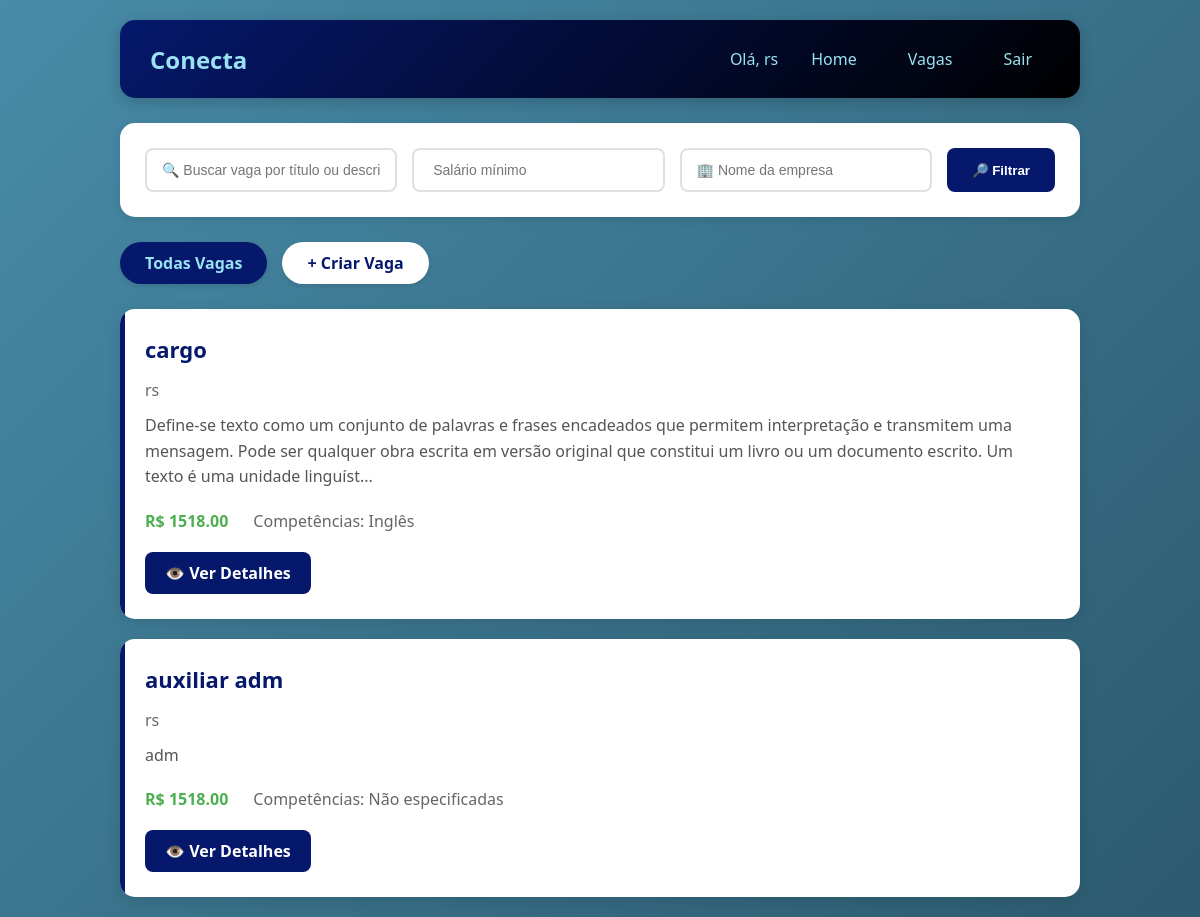
The app's page /vagas (signed in) with its own data.
### tables this page shows
CREATE TABLE vagas (
        id_vaga INTEGER PRIMARY KEY AUTOINCREMENT,
        titulo TEXT,
        descricao TEXT,
        salario REAL,
        cidade TEXT,
        regime TEXT,
        status TEXT DEFAULT 'ativa',
        data_publicacao TIMESTAMP DEFAULT CURRENT_TIMESTAMP,
        id_empresa INTEGER,
        FOREIGN KEY (id_empresa) REFERENCES empresas (id_empresa)
    );

### routes/vagas.py (the view)
@bp_vagas.route('/vagas')
def listar_vagas():
    if 'usuario_id' not in session :
        return redirect('/')
    busca = request.args.get('busca', '')
    salario_min = request.args.get('salario_min', '')
    empresa = request.args.get('empresa', '')
    salario_min_float = float(salario_min) if salario_min else None
    vagas = Vaga.listar_todas(
        busca=busca if busca else None,
        salario_min=salario_min_float,
        empresa=empresa if empresa else None
    )
    id_funcionario = session['usuario_id']
    from CRUDs.candidatura import CandidaturaCRUD
    vagas_formatadas = []
    for vaga in vagas:
        vaga_dict = dict(vaga)
        vaga_dict['match_percent'] = Match.calcular(id_funcionario, vaga_dict['id_vaga'])
        vaga_dict['candidatou'] = CandidaturaCRUD.verificar_candidatura(id_funcionario, vaga_dict['id_vaga'])
        vagas_formatadas.append(vaga_dict)
    return render_template('vaga/vagas_listar.html', vagas=vagas_formatadas)

### CRUDs/candidatura.py (called while the page is built)
    @staticmethod
    def verificar_candidatura(id_funcionario, id_vaga):
        conn = get_connection()
        try:
            cursor = conn.cursor()
            cursor.execute('''
                SELECT 1 FROM candidaturas
                WHERE id_funcionario = ? AND id_vaga = ?
            ''', (id_funcionario, id_vaga))
            return cursor.fetchone() is not None
        finally:
            conn.close()

    @staticmethod
    def calcular(id_funcionario, id_vaga):
        conn = get_connection()
        try:
            cursor = conn.cursor()
            cursor.execute('SELECT COUNT(*) as total FROM vaga_competencias WHERE id_vaga = ?', (id_vaga,))
            total_vaga = cursor.fetchone()['total']
            if total_vaga == 0:
                return 0
            cursor.execute('''
                SELECT COUNT(*) as match
                FROM funcionario_competencias
                WHERE id_funcionario = ?
                AND id_competencia IN (SELECT id_competencia FROM vaga_competencias WHERE id_vaga = ?)
            ''', (id_funcionario, id_vaga))
            match = cursor.fetchone()['match']
            return round((match / total_vaga) * 100)
        finally:
            conn.close()

### database/connect.py (called while the page is built)
def get_connection():
    conn = sqlite3.connect(Config.DB_PATH)
    conn.execute("PRAGMA foreign_keys = ON;")
    conn.row_factory = sqlite3.Row
    return conn

### models/model_vagas.py (called while the page is built)
    @staticmethod
    def listar_todas(busca=None, salario_min=None, empresa=None, filtros=None):
        if filtros is None:
            filtros = {
                'busca': busca,
                'salario_min': salario_min,
                'empresa': empresa
        }
        return VagaCRUD.listar_todas(filtros)

    @staticmethod
    def calcular(id_funcionario, id_vaga):
        if id_funcionario <= 0 or id_vaga <= 0:
            return 0
        return MatchCRUD.calcular(id_funcionario, id_vaga)

### templates/vaga/vagas_listar.html (shortened to what this page needs)
<!DOCTYPE html>
<html lang="pt-br">
<head>
    <link rel="stylesheet" href="../static/css/vaga/vagas_list.css">
</head>
<body>
{% extends "menu.html" %}
{% block content %}
        <div class="filtros">
            <form method="GET" action="{{ url_for('vagas.listar_vagas') }}">
                <input type="text" name="busca" placeholder="🔍 Buscar vaga por título ou descrição..." value="{{ busca or '' }}">
                <input type="number" name="salario_min" placeholder=" Salário mínimo" value="{{ salario_min or '' }}" step="1000">
                <input type="text" name="empresa" placeholder="🏢 Nome da empresa" value="{{ empresa or '' }}">
                <button type="submit" class="btn-filtrar">🔎 Filtrar</button>
            </form>
        </div>
        <div class="nav-links">
            <a href="{{ url_for('vagas.listar_vagas') }}" class="btn-link {% if request.endpoint == 'vagas.listar_vagas' %}active{% endif %}"> Todas Vagas</a>
            {% if session.get('tipo') == 'empresa' %}
            <a href="{{ url_for('vagas.empresa_criar_vaga') }}" class="btn-link">+ Criar Vaga</a>
            {% endif %}
        </div>
        <div class="vagas-container">
            {% if vagas %}
                {% for vaga in vagas %}
                    <div class="vaga-card">
                        <div class="vaga-header">
                            <h2>{{ vaga.titulo }}</h2>
                        </div>
                        <div class="empresa">{{ vaga.empresa_nome }}</div>
                        <p class="descricao">
                            {{ vaga.descricao[:250] }}{% if vaga.descricao|length > 250 %}...{% endif %}
                        </p>
                        <div class="info">
                            <div class="salario">
                                {% if vaga.salario %}
                                    R$ {{ "%.2f"|format(vaga.salario) }}
                                {% else %}
                                    Salário a combinar
                                {% endif %}
                            </div>
                            <div class="competencias">
                                Competências: {{ vaga.competencias or 'Não especificadas' }}
                            </div>
                        </div>
                        <div class="acoes">
                            <a href="{{ url_for('vagas.detalhe_vaga', id_vaga=vaga.id_vaga) }}" class="btn-ver">👁️ Ver Detalhes</a>
                        </div>
                    </div>
                {% endfor %}
            {% endif %}
        </div>
    </div>
{% endblock %}

### static/css/vaga/vagas_list.css (style rules this page uses)
* { margin: 0; padding: 0; box-sizing: border-box; }
body { font-family: 'Segoe UI', Tahoma, Geneva, Verdana, sans-serif; background: linear-gradient(135deg, #488BA8 0%, #2c5a6e 100%); min-height: 100vh; }
.filtros { background: white; padding: 25px; border-radius: 15px; margin-bottom: 25px; box-shadow: 0 2px 10px rgba(0,0,0,0.1); }
.filtros form { display: flex; gap: 15px; flex-wrap: wrap; }
.filtros input { flex: 1; min-width: 200px; padding: 12px 15px; border: 2px solid #e0e0e0; border-radius: 8px; font-size: 14px; transition: border-color 0.3s; }
.btn-filtrar { background: #05186c; color: white; border: none; padding: 12px 25px; border-radius: 8px; cursor: pointer; font-weight: bold; transition: all 0.3s; }
.nav-links { display: flex; gap: 15px; margin-bottom: 25px; flex-wrap: wrap; }
.btn-link { padding: 10px 25px; background: white; color: #05186c; text-decoration: none; border-radius: 25px; font-weight: 600; transition: all 0.3s; box-shadow: 0 2px 5px rgba(0,0,0,0.1); }
.btn-link.active { background: #05186c; color: #99E2F2; }
.vagas-container { display: grid; gap: 20px; }
.vaga-card { background: white; border-radius: 15px; padding: 25px; box-shadow: 0 4px 15px rgba(0,0,0,0.1); transition: all 0.3s; position: relative; overflow: hidden; }
.vaga-card::before { content: ''; position: absolute; top: 0; left: 0; width: 5px; height: 100%; background: #05186c; }
.vaga-header { display: flex; justify-content: space-between; align-items: center; margin-bottom: 15px; flex-wrap: wrap; gap: 10px; }
.vaga-header h2 { color: #05186c; font-size: 22px; }
.empresa { color: #666; margin-bottom: 12px; font-weight: 500; }
.descricao { color: #555; margin-bottom: 20px; line-height: 1.6; }
.info { display: flex; gap: 25px; margin-bottom: 20px; flex-wrap: wrap; }
.salario { color: #4CAF50; font-weight: bold; }
.competencias { color: #666; }
.acoes { display: flex; gap: 15px; align-items: center; flex-wrap: wrap; }
.btn-ver { background: #05186c; color: white; padding: 10px 20px; border-radius: 8px; text-decoration: none; font-weight: 600; transition: all 0.3s; display: inline-block; }

### static/css/home/homef.css (style rules this page uses)
* { margin: 0; padding: 0; box-sizing: border-box; }
body { font-family: 'Segoe UI', Tahoma, Geneva, Verdana, sans-serif; background: linear-gradient(135deg, #488BA8 0%, #2c5a6e 100%); min-height: 100vh; }

### records on screen
vagas: titulo "cargo", empresa_nome "rs", descricao "Define-se texto como um conjunto de palavras e frases encadeados que permitem interpretação e transmitem uma mensagem. Pode ser qualquer obra escrita em versão original que constitui um livro ou um documento escrito. Um texto é uma unidade linguíst", salario "1518.00", competencias "Inglês"
vagas: titulo "auxiliar adm", empresa_nome "rs", descricao "adm", salario "1518.00", competencias "Não especificadas"

### other values on screen
{{ session.usuario_nome }} "rs"
